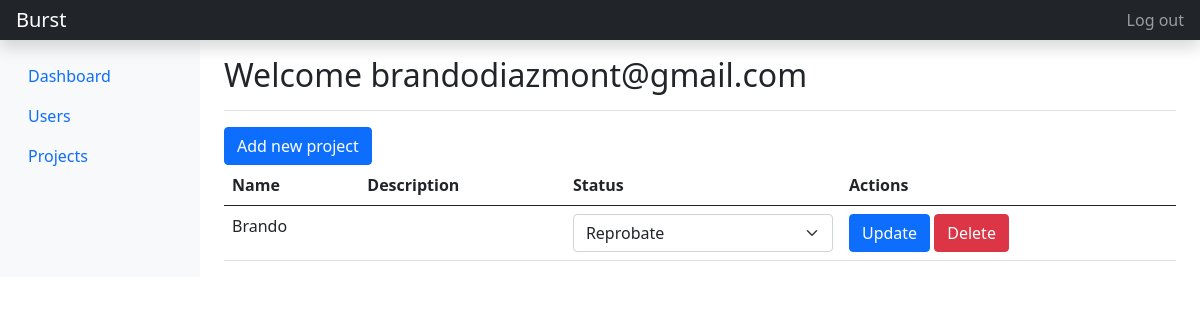
The app's page /projects/projects/list (signed in) with its own data.
### apps/users/models.py (models this page shows, shortened)
class Base(models.Model):
    created_at = models.DateTimeField(auto_now_add=True)
    updated_at = models.DateTimeField(auto_now=True)
    status=models.BooleanField("status", default=True)
    class Meta:
        abstract = True

class Company(Base):
    name=models.CharField("name", max_length=250)
    class Meta:
        verbose_name = 'Company'
        verbose_name_plural = 'Companies'

### apps/projects/models.py (models this page shows, shortened)
class Project(Base):
    STATES = (
        ('AP', 'Approved'),
        ('RE', 'Reprobate'),
        ('AC', 'Accepted'),
        ('IR', 'In review'),
    )
    company = models.ForeignKey(Company, on_delete=models.CASCADE, verbose_name='company')
    name = models.CharField("project name", max_length=250)
    details = models.CharField("project details", max_length=250, null=True, blank=True)
    file_1 = models.FileField(upload_to='documents/%Y/%m/%d', null=True, blank=True)
    state = models.CharField(max_length=2, default='AP', choices=STATES)

### apps/projects/views.py (the view)
# urls.py: path('projects/list', ProjectsListView.as_view(), name='projects_list'),
class ProjectsListView(LoginRequiredMixin, View):
    def get(self, request):
        template_name = 'dashboard/projects_list.html'
        context = {
            'company': Company.objects.get(id=request.user.profile.company.id),
            'projects': Project.objects.filter(company=request.user.profile.company),
        }
        return render(request, template_name, context)

### templates/dashboard/projects_list.html (shortened to what this page needs)
{% extends 'base.html' %}
{% block content %}
{% include 'dashboard/modules/header.html' %}
<div class="container-fluid">
    <div class="row">
        {% include 'dashboard/modules/sidebar_nav.html' %}
        <main class="col-md-9 ms-sm-auto col-lg-10 px-md-4">
            <div
                class="d-flex justify-content-between flex-wrap flex-md-nowrap align-items-center pt-3 pb-2 mb-3 border-bottom">
                <h1 class="h2">Welcome {{ user.get_username }}</h1>
            </div>
            <a class="btn btn-primary" href="{% url 'project_create' %}">Add new project</a>
            <table class="table">
                <thead>
                    <tr>
                        <th scope="col">Name</th>
                        <th scope="col">Description</th>
                        <th scope="col">Status</th>
                        <th scope="col">Actions</th>
                    </tr>
                </thead>
                <tbody>
                    {% if projects %}
                    {% for project in projects %}
                    <tr>
                        <td>{{project.name}}</td>
                        <td>{{project.description}}</td>
                        <td>
                            <select class="form-select" id="project_status" name="project_status" onchange="project_status(this)" data-url="{% url 'project_change_status' project.id %}">
                                <option value="RE" {% if project.state == 'RE' %}selected{% endif %}>Reprobate</option>
                            </select>
                        </td>
                        <td>
                            <a class="btn btn-primary" href="{% url 'project_update' project.id %}">Update</a>
                            <a class="btn btn-danger" href="{% url 'project_delete' project.id %}">Delete</a>
                        </td>
                    </tr>
                    {% endfor %}
                    {% else %}
                    <tr>
                        <td colspan="4">Without results</td>
                    </tr>
                    {% endif %}
                </tbody>
            </table>
        </main>
    </div>
</div>
{% endblock %}

### templates/dashboard/modules/header.html (shortened to what this page needs)
<header class="navbar navbar-dark sticky-top bg-dark flex-md-nowrap p-0 shadow">
    <a class="navbar-brand col-md-3 col-lg-2 me-0 px-3" href="#">{{company.name}}</a>
    <div class="navbar-nav">
        <div class="nav-item text-nowrap">
            <a class="nav-link px-3" href="{% url 'logout' %}">Log out</a>
        </div>
    </div>
</header>

### records on screen
Company: name "Burst"
Project: name "Brando", project_status "Reprobate"

### other values on screen
{{ user.get_username }} "brandodiazmont@gmail.com"
